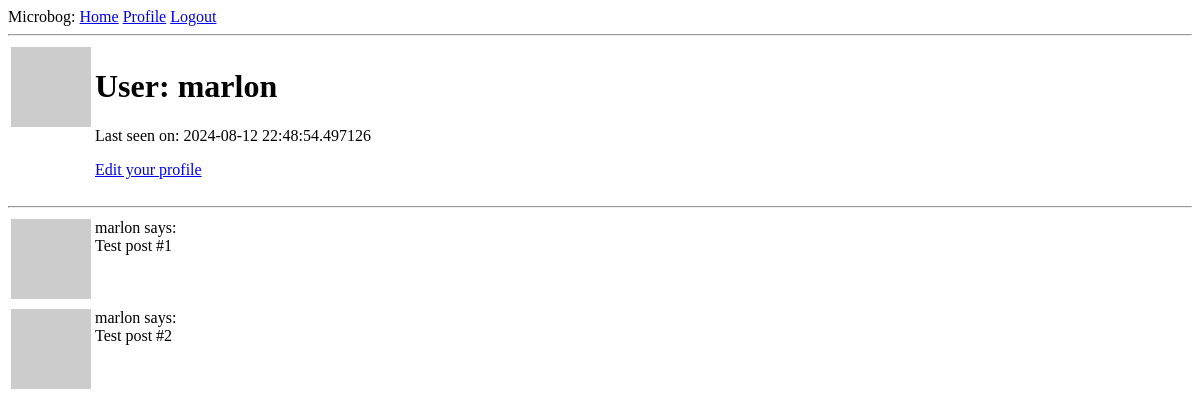
/user/marlon (signed in), run on an earlier commit of the app's database.
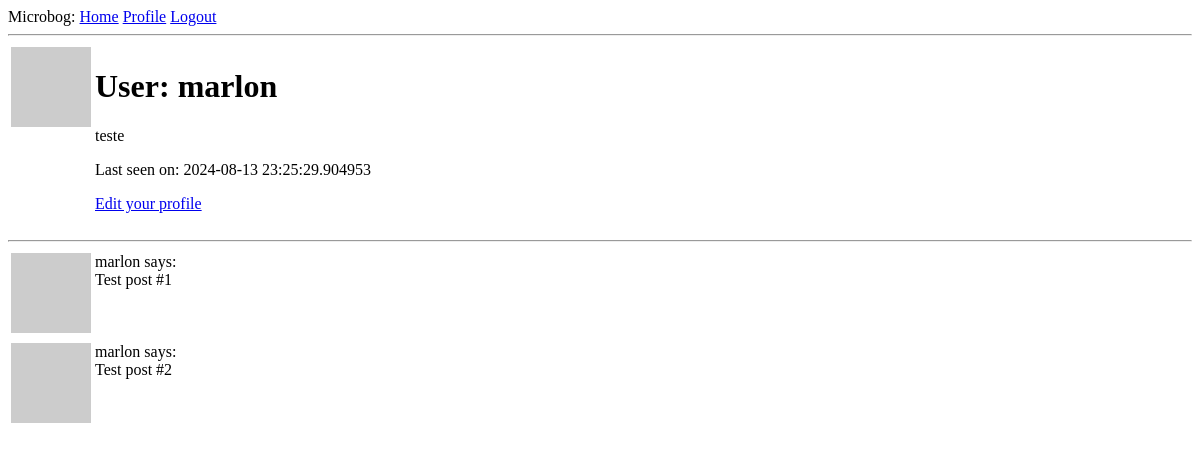
And on a later commit of the database.
### app/models.py (models this page shows, shortened)
class User(UserMixin, db.Model):
    id: so.Mapped[int] = so.mapped_column(primary_key=True)
    username: so.Mapped[str] = so.mapped_column(sa.String(64), index=True, unique=True)
    email: so.Mapped[str] = so.mapped_column(sa.String(120), index=True, unique=True)
    password_hash: so.Mapped[Optional[str]] = so.mapped_column(sa.String(256))
    posts: so.WriteOnlyMapped["Post"] = so.relationship(back_populates="author")
    about_me: so.Mapped[Optional[str]] = so.mapped_column(sa.String(140))
    last_seen: so.Mapped[Optional[datetime]] = so.mapped_column(
        default=lambda: datetime.now(timezone.utc)
    )
    def avatar(self, size):
        digest = md5(self.email.lower().encode("utf-8")).hexdigest()
        return f"https://www.gravatar.com/avatar/{digest}?d=identicon&s={size}"

### app/routes.py (the view)
@app.route("/user/<username>")
@login_required
def user(username):
    user = db.first_or_404(sa.select(User).where(User.username == username))
    posts = [
        {"author": user, "body": "Test post #1"},
        {"author": user, "body": "Test post #2"},
    ]
    return render_template("user.html", user=user, posts=posts)

### app/models.py (called while the page is built)
@login.user_loader
def loader_user(id):
    return db.session.get(User, int(id))

### app/routes.py (called while the page is built)
@app.before_request
def before_request():
    if current_user.is_authenticated:
        current_user.last_seen = datetime.now(timezone.utc)
        db.session.commit()

### app/templates/user.html
{% extends "base.html" %}
{% block content %}
    <table>
        <tr valign="top">
            <td><img src="{{ user.avatar(128) }}"></td>
            <td>
                <h1>User: {{ user.username }}</h1>
                {% if user.about_me %}<p>{{ user.about_me }}</p>{% endif %}
                {% if user.last_seen %}<p>Last seen on: {{ user.last_seen }}</p>{% endif %}
                {% if user == current_user %}
                <p><a href="{{ url_for('edit_profile') }}">Edit your profile</a></p>
                {% endif %}
            </td>
        </tr>
    </table>
    <hr>
    {% for post in posts %}
        {% include '_post.html' %}
    {% endfor %}
{% endblock %}

### app/templates/base.html (shortened to what this page needs)
<!DOCTYPE html>
<html lang="pt-br">
<head>
</head>
<body>
    Microbog:
    <a href="{{ url_for('index') }}">Home</a>
    {% if current_user.is_anonymous %}
    <a href="{{ url_for('login') }}">Login</a>
    {% else %}
    <a href="{{ url_for('user', username=current_user.username) }}">Profile</a>
    <a href="{{ url_for('logout')}}">Logout</a>
    {% endif %}
    <hr>
    {% block content %}{% endblock %}
</body>
</html>

### app/templates/_post.html
<table>
    <tr valign="top">
        <td><img src="{{ post.author.avatar(36) }}"></td>
        <td>{{ post.author.username }} says:<br>{{ post.body }}</td>
    </tr>
</table>

What changed in the data, as far as the page shows it:
changed User "marlon": about_me (not shown) → "teste"; last_seen "2024-08-12 22:48:54.497126" → "2024-08-13 23:25:29.904953"
